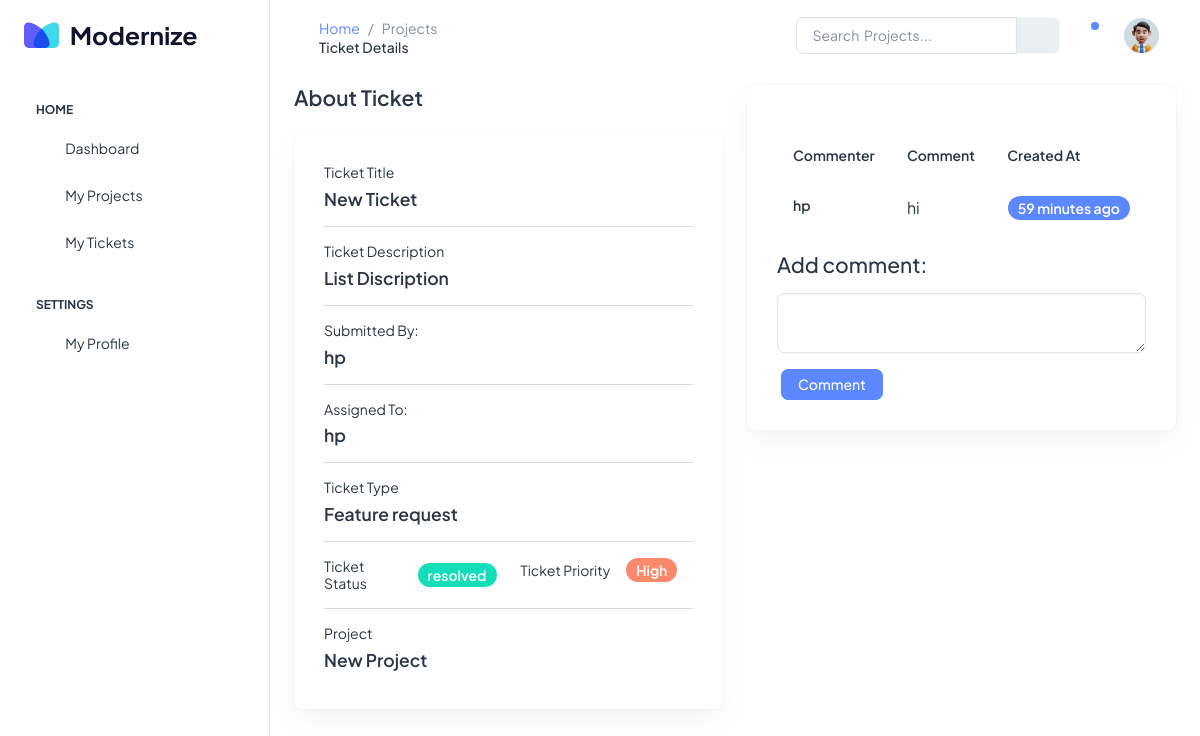
The app's page /tickets/1/details with its own data.
### tickets/models.py (models this page shows)
class Ticket(models.Model):
    ORDER_STATUS = (
        ("new", "new"),
        ("open", "open"),
        ("inprogress", "inprogress"),
        ("resolved", "resolved"),
        ("additional information required", "additional information required"),
    )
    PRIORITY = {
        ("None", "None"),
        ("Low", "Low"),
        ("Medium", "Medium"),
        ("High", "High"),
    }
    TYPE = {
        ("Bugs/Errors", "Bugs/Errors"),
        ("Feature request", "Feature Request"),
        ("Other Comments", "Other Comments"),
        ("Traning/documents request", "Traning/documents Request"),
    }
    title = models.CharField(max_length=200)
    description = models.TextField()
    status = models.CharField(max_length=40, choices=ORDER_STATUS)
    priority = models.CharField(max_length=40, choices=PRIORITY)
    type = models.CharField(max_length=40, choices=TYPE)
    project = models.ForeignKey(to=Project, on_delete=models.CASCADE)
    submitter = models.ForeignKey(
        to=User, related_name="submitter", on_delete=models.CASCADE
    )
    developer = models.ForeignKey(
        to=User,
        related_name="developer",
        on_delete=models.CASCADE,
    )
    created_at = models.DateTimeField(auto_now_add=True)
    updated_at = models.DateTimeField(auto_now=True)

class Comment(models.Model):
    commenter = models.ForeignKey(to=User, null=True, on_delete=models.CASCADE)
    comment = models.TextField()
    created_at = models.DateTimeField(auto_now_add=True)
    updated_at = models.DateTimeField(auto_now=True)
    ticket = models.ForeignKey(to=Ticket, on_delete=models.CASCADE, blank=True)
    class Meta:
        ordering = ["created_at"]

### users/models.py (models this page shows)
class User(AbstractUser):
    ROLE_CHOICES = (
        ("Developer", "Developer"),
        ("Project Manager", "Project Manager"),
        ("Submitter", "Submitter"),
        ("Admin", "Admin"),
    )
    role = models.CharField(
        max_length=40, default="Developer", choices=ROLE_CHOICES, blank=True, null=True
    )

### projects/models.py (models this page shows, shortened)
class Project(models.Model):
    name = models.CharField(max_length=200, blank=False)
    description = models.TextField()
    personnels = models.ManyToManyField(User)
    created_at = models.DateTimeField(auto_now_add=True)

### tickets/views.py (the view, shortened to what this page needs)
class TicketDetailView(View):
    def get(self, request, *args, **kwargs):
        view = TicketDisplay.as_view()
        return view(request, *args, **kwargs)

### tickets/forms.py
class CommentForm(forms.ModelForm):
    class Meta:
        model = Comment
        fields = ["comment"]
    def __init__(self, *args, **kwargs):
        self.request = kwargs.pop("request", None)
        super(CommentForm, self).__init__(*args, **kwargs)
        for visible in self.visible_fields():
            visible.field.widget.attrs["class"] = "form-control"
            visible.field.widget.attrs["rows"] = "0"

### tickets/views.py (called while the page is built)
    def get_context_data(self, **kwargs):
        context = super().get_context_data(**kwargs)
        context["form"] = CommentForm()
        return context

### tickets/templates/tickets/detail_ticket.html (shortened to what this page needs)
{% extends 'base.html' %}
{% load static %}
{% block title %} Projects {% endblock title %}
{% block subtitle %} Ticket Details {% endblock subtitle %}
{% block content %}
<div class="row">
    <div class="col-12">
        <div class="row">
            <div class="col-md-6">
                <h4 class="fw-semibold mb-4">About Ticket</h4>
                <div class="card">
                    <div class="card-body">
                        <h6 class="fw-normal mb-2">Ticket Title</h6>
                        <h5 class="fw-semibold">{{ticket.title}}</h5>
                        <hr />
                        <h6 class="fw-normal mb-2">Ticket Description</h6>
                        <h5 class="fw-semibold">{{ticket.description}}</h5>
                        <hr />
                        <h6 class="fw-normal mb-2">Submitted By:</h6>
                        <h5 class="fw-semibold">{{ticket.submitter}}</h5>
                        <hr />
                        <h6 class="fw-normal mb-2">Assigned To:</h6>
                        <h5 class="fw-semibold">{{ticket.developer}}</h5>
                        <hr />
                        <h6 class="fw-normal mb-2">Ticket Type</h6>
                        <h5 class="fw-semibold">{{ticket.type}}</h5>
                        <hr />
                        <div class="row">
                            <div class="col">
                                <div class="d-flex align-items-center">
                                    <h6 class="fw-normal me-3 mb-0">
                                        Ticket Status
                                    </h6>
                                    <span
                                        class="badge
                                        {% if  ticket.status == "new"%}
                                        bg-primary
                                        {% elif ticket.status == "open" %}
                                        bg-danger
                                        {% elif ticket.status == "inprogress" %}
                                        bg-warning
                                        {% elif ticket.status == "resolved" %}
                                        bg-success
                                        {% elif ticket.status == "additional information required" %}
                                        bg-info
                                        {% endif %}
                                        rounded-3 fw-semibold"
                                        >{{ticket.status}}</span
                                    >
                                </div>
                            </div>
                            <div class="col">
                                <div class="d-flex align-items-center">
                                    <h6 class="fw-normal me-3 mb-0">
                                        Ticket Priority
                                    </h6>
                                    <span
                                        class="badge
                                        {% if  ticket.priority == "None"%}
                                        bg-primary
                                        {% elif ticket.priority == "Low" %}
                                        bg-info
                                        {% elif ticket.priority == "Medium" %}
                                        bg-warning
                                        {% elif ticket.priority == "High" %}
                                        bg-danger
                                        {% endif %}
                                        rounded-3 fw-semibold"
                                        >{{ticket.priority}}</span
                                    >
                                </div>
                            </div>
                        </div>
                        <hr />
                        <h6 class="fw-normal mb-2">Project</h6>
                        <h5 class="fw-semibold">{{ticket.project.name}}</h5>
                    </div>
                </div>
            </div>
            <div class="col-md-6">
                <div class="card">
                    <div class="card-body">
                        <div class="my-3">
                            <table class="table text-nowrap mb-0 align-middle">
                                <thead class="text-dark fs-4">
                                    <tr>
                                        <th class="border-bottom-0">
                                            <h6 class="fw-semibold mb-0">
                                                Commenter
                                            </h6>
                                        </th>
                                        <th class="border-bottom-0">
                                            <h6 class="fw-semibold mb-0">
                                                Comment
                                            </h6>
                                        </th>
                                        <th class="border-bottom-0">
                                            <h6 class="fw-semibold mb-0">
                                                Created At
                                            </h6>
                                        </th>
                                    </tr>
                                </thead>
                                <tbody>
                                    {% for comment in ticket.comment_set.all %}
                                    <tr>
                                        <td class="border-bottom-0">
                                                <h6
                                                    class="fw-semibold mb-1"
                                                >
                                            {{ comment.commenter}}
                                            </h6>
                                        </td>
                                        <td class="border-bottom-0">
                                            <p class="mb-0 fw-normal">
                                                <a
                                                    href=""
                                                    class="text-dark"
                                                    data-bs-toggle="modal"
                                                    data-bs-target="#commentid{{comment.id}}"
                                                >
                                                    {{ comment.comment|truncatechars:15}}
                                                </a>
                                            </p>
                                        </td>
                                        <td class="border-bottom-0">
                                            <div
                                                class="d-flex align-items-end justify-content-end gap-2"
                                            >
                                                <span
                                                    class="badge bg-primary rounded-3 fw-semibold"
                                                >
                                                    {{ comment.created_at|timesince }} ago
                                                </span>
                                            </div>
                                        </td>
                                    </tr>
                                    {% endfor %}
                                </tbody>
                            </table>
                        </div>
                        <h4 class="mb-3">Add comment:</h4>
                        <div class="">
                            <form class="" action="" method="POST">
                                {% csrf_token %} {% for field in form %}
                                <div
                                    class="form-group mb-3 {% if field.errors %} errors {% endif %}"
                                >
                                    {{ field }} {{ field.errors }}
                                </div>
                                {% endfor %}
                                <button
                                    type="submit"
                                    class="btn btn-primary mx-1 py-1"
                                >
                                    Comment
                                </button>
                            </form>
                        </div>
                    </div>
                </div>
            </div>
        </div>
    </div>
</div>
{% endblock content %}

### records on screen
Ticket: title "New Ticket", description "List Discription", submitter "hp", developer "hp", type "Feature request", status "resolved", priority "High", project.name "New Project"
Comment: commenter "hp", comment "hi", created_at "59 minutes"
